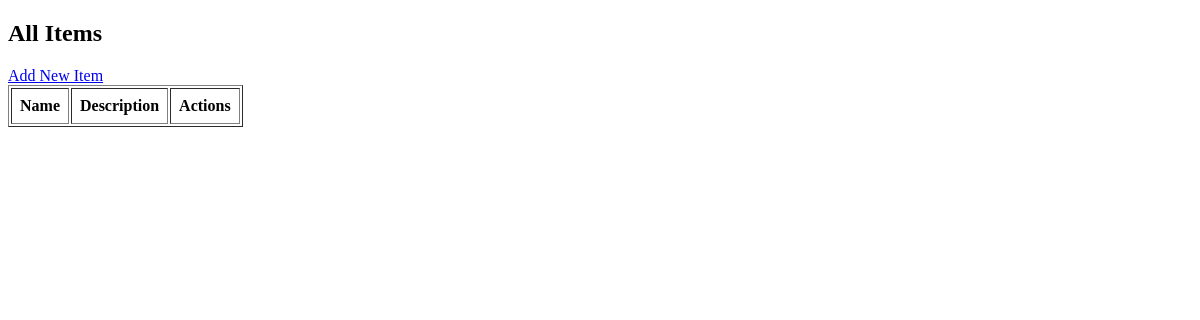
Page /crud/ on the earlier database version.
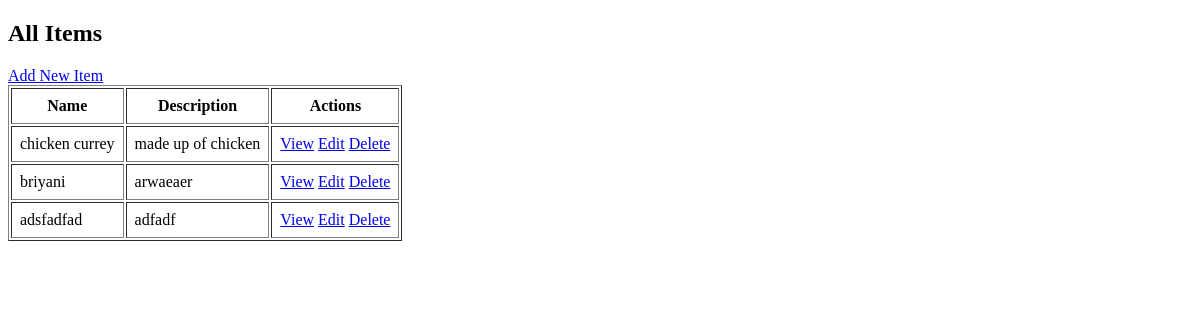
Same page on the later database version.
### crud/models.py (models this page shows, shortened)
class Recipe(models.Model):
    name = models.CharField(max_length=100)
    description = models.TextField()

### crud/views.py (the view)
# urls.py: path('', views.recipe_list, name='recipe_list'),
def recipe_list(request):
    recipes = Recipe.objects.all() # fetch all the recipe objects from the database
    return render(request, 'crud/list.html', {'recipes': recipes})

### crud/templates/crud/list.html (shortened to what this page needs)
<!DOCTYPE html>
<html>
<head>
</head>
<body>
<h2>All Items</h2>
<a href="{% url 'crud:recipe_create' %}">Add New Item</a>
<table border="1" cellpadding="8">
    <tr>
        <th>Name</th>
        <th>Description</th>
        <th>Actions</th>
    </tr>
    {% for recipe in recipes %}
    <tr>
        <td>{{ recipe.name }}</td>
        <td>{{ recipe.description }}</td>
        <td>
            <a href="{% url 'crud:recipe_detail' recipe.id %}">View</a>
            <a href="{% url 'crud:recipe_update' recipe.id %}">Edit</a>
            <a href="{% url 'crud:recipe_delete' recipe.id %}">Delete</a>
        </td>
    </tr>
    {% endfor %}
</table>
</body>
</html>

Differences in the rows shown:
added Recipe: name "chicken currey", description "made up of chicken"
added Recipe: name "briyani", description "arwaeaer"
added Recipe: name "adsfadfad", description "adfadf"
